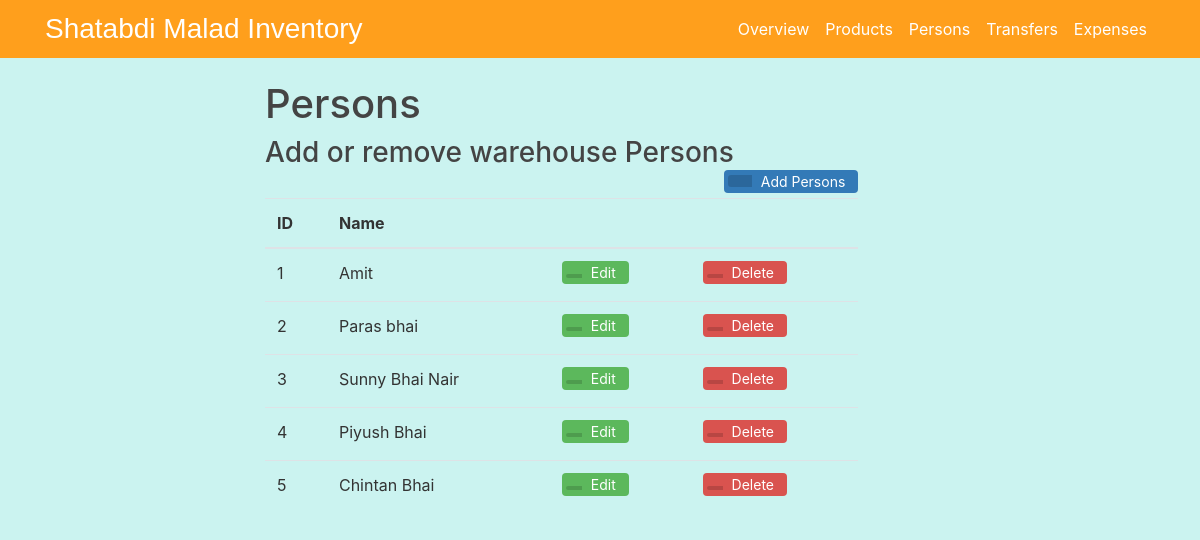
The app's page /Location, older data.
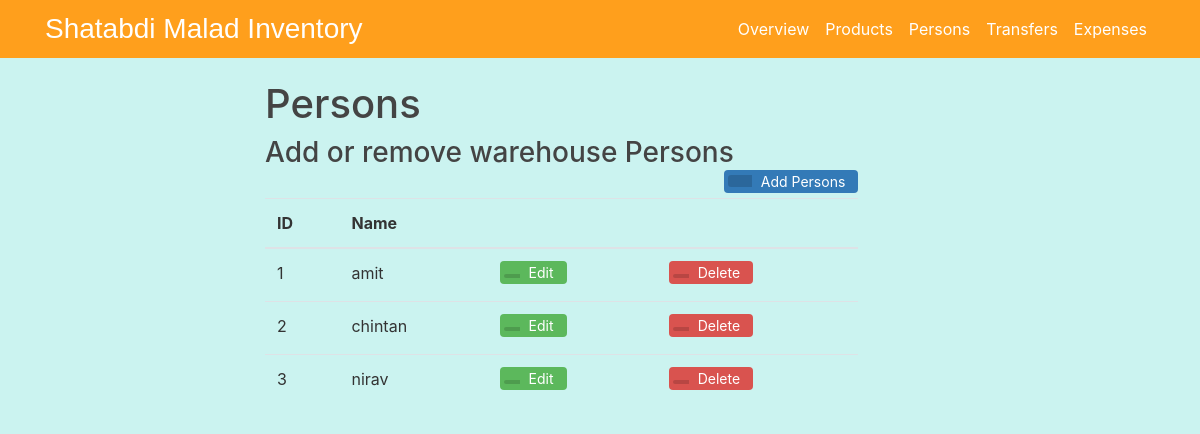
The same page, newer data.
### flaskinventory/models.py (models this page shows, shortened)
class Location(db.Model):
    loc_id = db.Column(db.Integer, primary_key= True)
    loc_name = db.Column(db.String(20),unique = True, nullable = False)

### flaskinventory/routes.py (the view, shortened to what this page needs)
@app.route("/Location", methods=['GET', 'POST'])
def loc():
    form = addlocation()
    lform = editlocation()
    details = Location.query.all()
    exists = bool(Location.query.all())
    if exists == False and request.method == 'GET':
        flash(f'Add locations  to view', 'info')
    return render_template('loc.html', title='Locations', lform=lform, form=form, details=details)

### flaskinventory/templates/loc.html (shortened to what this page needs)
{% extends "overview.html" %}
{% block content %}
<div class="container">
<h1>Persons</h1>
<div >
  <h3 style="display: inline-block;margin:0;"> Add or remove warehouse Persons</h3>
  <button type="button" class="btn btn-add" data-toggle="modal" data-target="#exampleModal">
   <span class="btn-icon-add"></span>Add Persons</button>
</div>
<table class="table table-hover">
<thead>
 <tr>
   <th>ID</th>
   <th>Name</th>
   <th></th>
   <th></th>
 </tr>
</thead>
<tbody>
  {% for d in details %}
  <tr>
    <td>{{d.loc_id}}</td>
    <td>{{d.loc_name}}</td>
   <td>
       <button type="button" class="btn btn-edit" data-toggle="modal" data-target ="#edit{{d.loc_id}}">
       <span class="btn-icon"></span>Edit</button>
   </td>
   <td>
      <a href="{{ url_for('delete', p_id = d.loc_id,type ='location' )}}">
       <button type="button" class="btn btn-delete">
       <span class="btn-icon"></span>Delete</button>
   </td>
 </tr>
{% endfor %}
</tbody>
</table>
</div>
{% endblock content %}

Row changes from the older to the newer data that the page shows:
removed Location: loc_id "4", loc_name "Piyush Bhai"
removed Location: loc_id "5", loc_name "Chintan Bhai"
changed Location id 1: loc_name "Amit" → "amit"
changed Location id 2: loc_name "Paras bhai" → "chintan"
changed Location id 3: loc_name "Sunny Bhai Nair" → "nirav"
